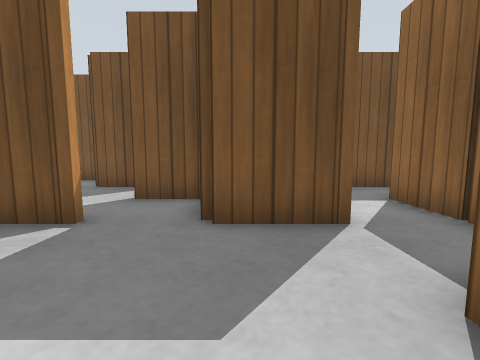
[1] (above)

24 first-person views from a walk through a robot-simulator world made for Gazebo. The camera is 0.5 m above the floor, tilts 6° down and sees 90° across. The floor is counted in squares, 0.5 m on a side. Each view is taken from the middle of a square. On the plan, view 1 faces up. The plan holds only what a view shows up to about 10 squares ahead; the rest is blank. Simple patterns stand in for the simulator's built-in surfaces.

[2]
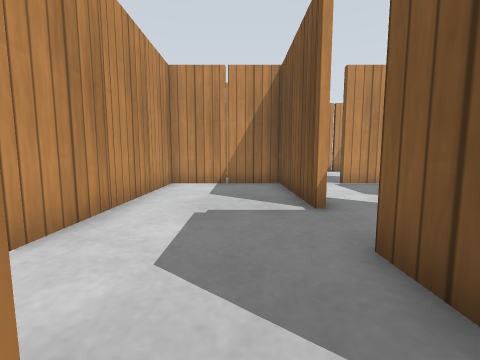

[3]
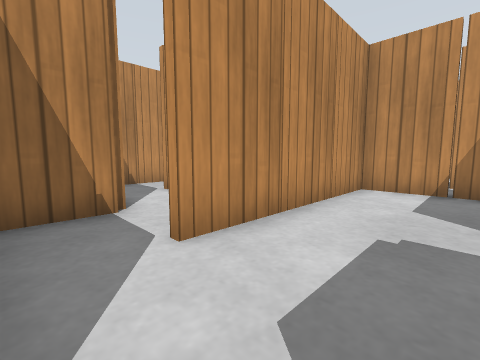

[4]
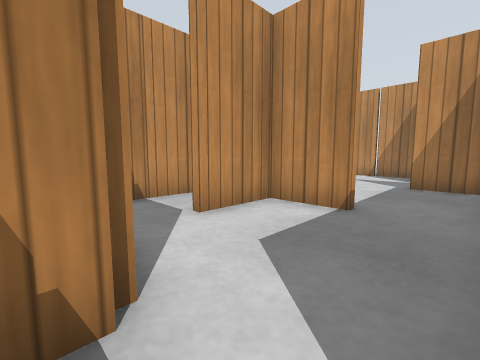

[5]
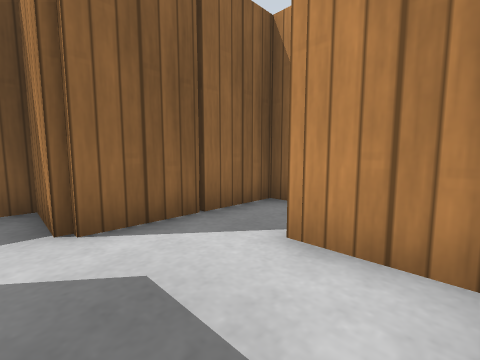

[6]
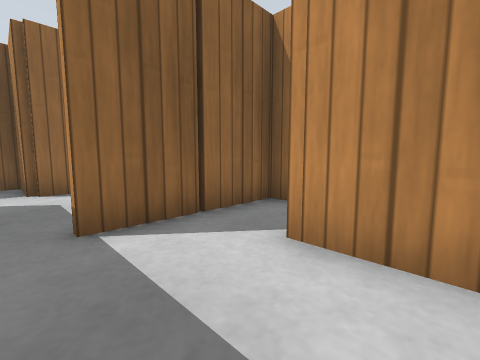

[7]
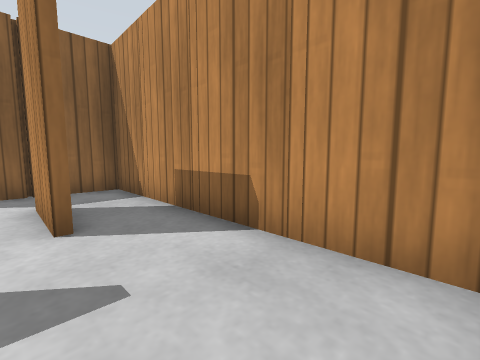

[8]
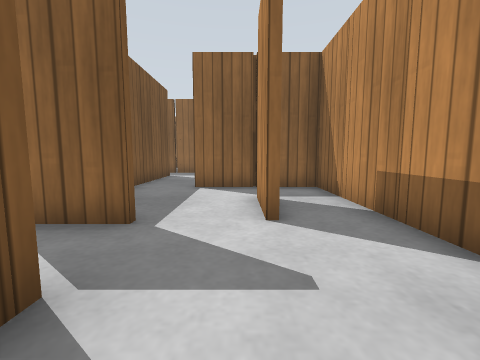

[9]
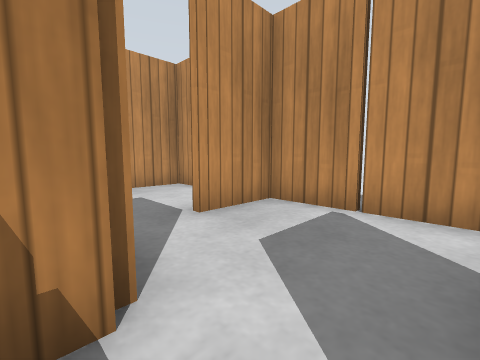

[10]
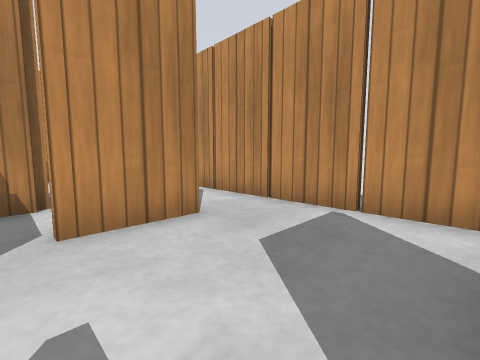

[11]
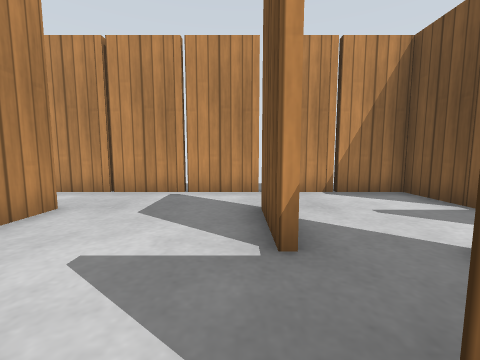

[12]
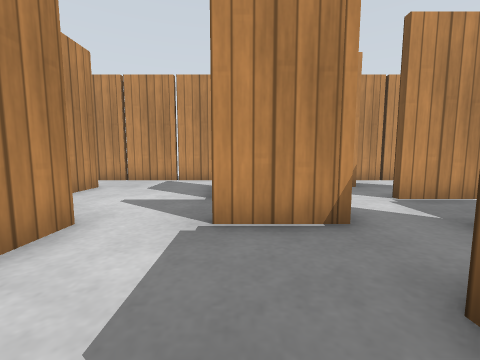

[13]
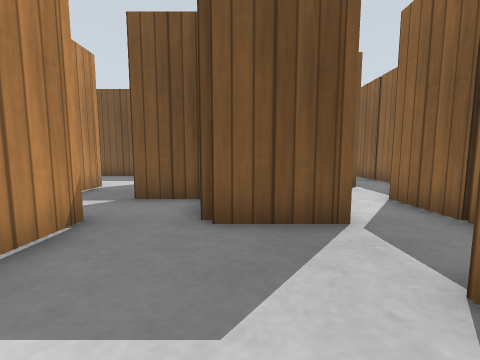

[14]
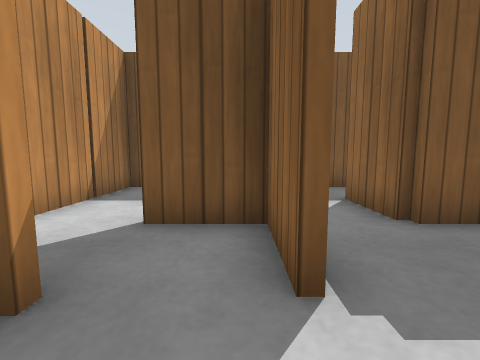

[15]
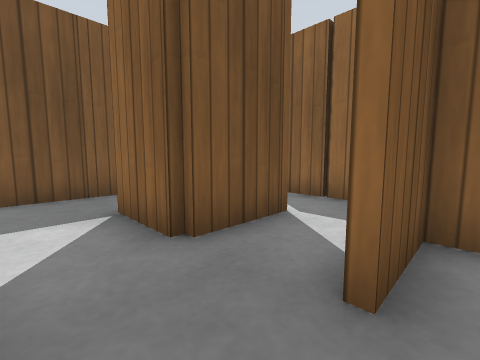

[16]
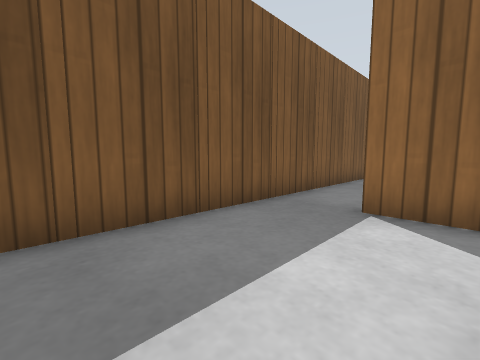

[17]
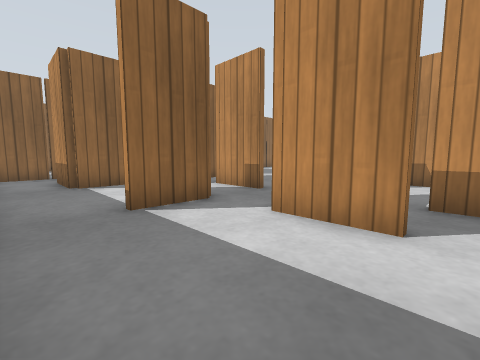

[18]
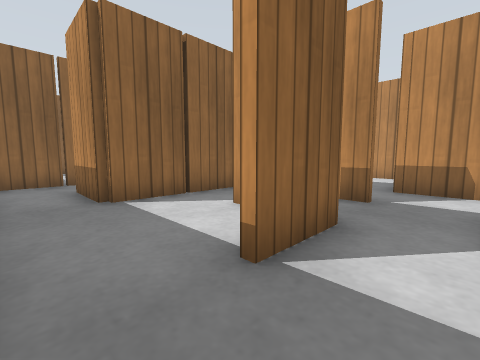

[19]
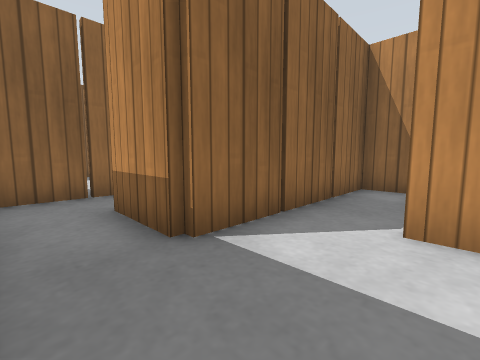

[20]
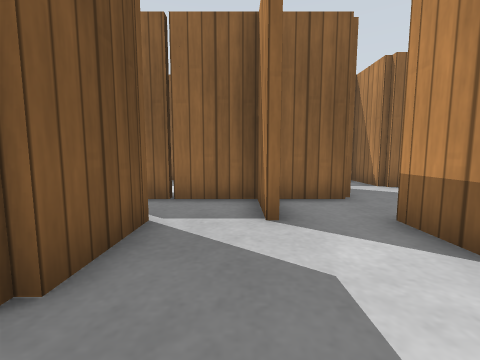

[21]
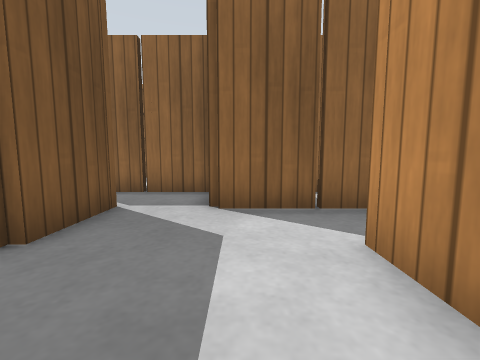

[22]
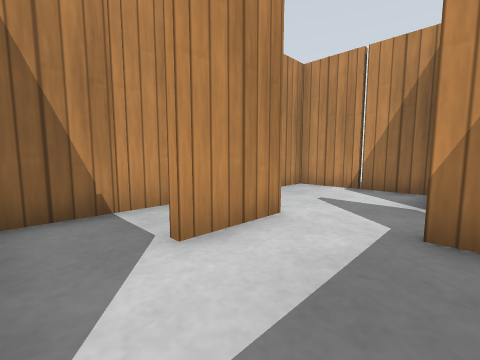

[23]
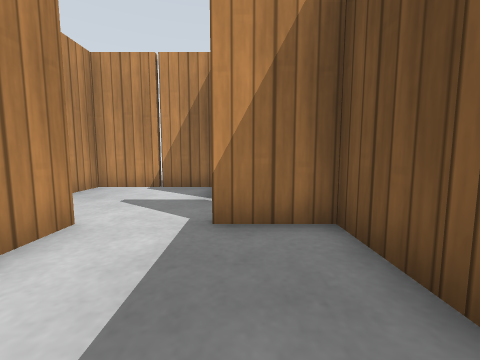

[24]
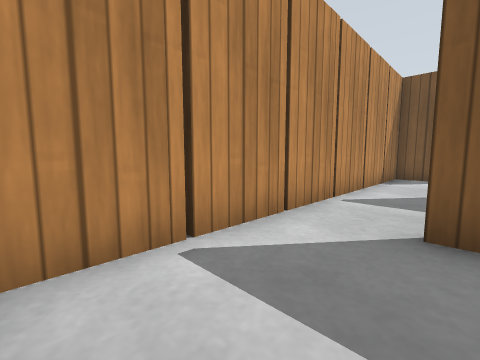

### Floor plan
Points are (right, up) in squares from view 1. A wall is a line through its corners. A room is listed if a view was taken in it or the views show most of it. See-through windows are left out.
Room 1 (views 1, 3, 4, 5, 13, 21)
walls: (-3.5, -0.6) (-4.4, -0.6); (-1.6, -0.6) (-2.6, -0.6); (-4.4, -2.5) (-4.4, -4.4) (-3.4, -4.4); (-3.4, 3.4) (-4.5, 3.4); (-5.4, 3.4) (-6.4, 3.4) (-6.4, -0.4) (-1.4, -0.4); (1.5, 3.4) (-0.6, 3.4) (-0.6, 5.1); (-0.9, 5.4) (-2.5, 5.4); (-3.6, -6.4) (-0.6, -6.4) (-0.6, -2.4) (1.4, -2.4) (1.4, 1.6)
ways out: opening at (1, 2.5) to room 2; opening at (-5, -2) to room 3; opening at (-4, 4.7) to room 4
objects: wooden post (-6, 1); wooden post (-5, -1); wooden post (-5, 3); wooden post (-3, -7); wooden post (-3, -5); wooden post (-3, -1); wooden post (-3, 3); wooden post (-1, -1); wooden post (1, 3) to (2, 3)
Room 2 (view 2)
walls: (1.4, 1.6) (3.4, 1.6) (3.4, 5.5)
ways out: opening at (1, 2.5) to room 1; opening at (2, 4.5)
Room 3 (views 6, 7, 8, 22, 23, 24)
walls: (-8.5, -4.4) (-7.4, -4.4); (-8.6, -2.5) (-8.6, -1); (-12.4, -3.4) (-12.4, -6.4) (-4.6, -6.4) (-4.6, -2.5); (-7.4, -0.6) (-8.4, -0.6) (-8.4, -2.5); (-12.4, 0.6) (-12.4, -1.6)
ways out: opening at (-5, -2) to room 1; opening at (-11, -0.3) to room 4
objects: wooden post (-12, -5); wooden post (-12, -1); wooden post (-11, -7); wooden post (-11, -3); wooden post (-9, -7); wooden post (-7, -7); wooden post (-7, -5); wooden post (-7, -1); wooden post (-5, -5)
Room 4 (views 9, 10, 11, 12, 14, 15, 16, 17, 18, 19, 20)
walls: (-8.6, 9.5) (-8.6, 11.4) (-10.5, 11.4); (-8.1, 7.6) (-6.4, 7.6) (-6.4, 5.5); (-6.5, 9.6) (-4.5, 9.6); (-4.6, 9.4) (-6.5, 9.4); (-5.5, 11.4) (-6.6, 11.4) (-6.6, 13.5); (-10.5, 11.6) (-8.4, 11.6) (-8.4, 9.5); (-9.4, 5.4) (-10.5, 5.4); (-10, 5.6) (-9.5, 5.6); (-12.4, 8.5) (-12.4, 0.6); (-6.5, 3.6) (-5.4, 3.6); (-2.6, 7.5) (-2.6, 13.6) (-1.5, 13.6); (-2.5, 7.4) (-4.5, 7.4); (-2.5, 5.6) (-0.6, 5.6) (-0.6, 9.5); (-12.4, 15.2) (-12.4, 10.5); (-10.5, 1.6) (-9.4, 1.6); (-9.9, 1.4) (-10.5, 1.4); (-1.5, 15.4) (-11.1, 15.4); (-8.5, -0.4) (-7.9, -0.4)
ways out: opening at (-4, 4.7) to room 1; opening at (-11, -0.3) to room 3; opening at (-2.5, 15); opening at (-1.5, 8.5)
objects: wooden post (-12, 1); wooden post (-12, 3); wooden post (-12, 5); wooden post (-12, 7); wooden post (-12, 11); wooden post (-12, 13); wooden post (-11, 9); wooden post (-10, 16); wooden post (-9, 1); wooden post (-9, 5); wooden post (-8, 12); wooden post (-8, 16); wooden post (-6, 8); wooden post (-6, 16); wooden post (-5, 11); wooden post (-4, 10); wooden post (-4, 16); wooden post (-3, 7); wooden post (-3, 11); wooden post (-2, 9); wooden post (-2, 16); wooden post (0, 7)

Positions as (right, up) in squares from view 1, and headings:
1: (0, 0), facing up
2: (2, 2), facing left
3: (1, 2), facing down-left
4: (0, -1), facing down-left
5: (-4, -2), facing down-right
6: (-8, -2), facing down-right
7: (-12, -4), facing down-right
8: (-12, -4), facing right
9: (-8, 1), facing down-left
10: (-8, 5), facing down-left
11: (-6, 5), facing left
12: (-3, 6), facing left
13: (-4, 4), facing up
14: (-9, 8), facing up
15: (-8, 9), facing up-right
16: (-11, 12), facing up-right
17: (-11, 15), facing down-right
18: (-8, 15), facing down-right
19: (-5, 15), facing down-right
20: (-6, 6), facing right
21: (-3, 1), facing right
22: (-5, -2), facing down-left
23: (-5, -2), facing left
24: (-10, -2), facing up-left
